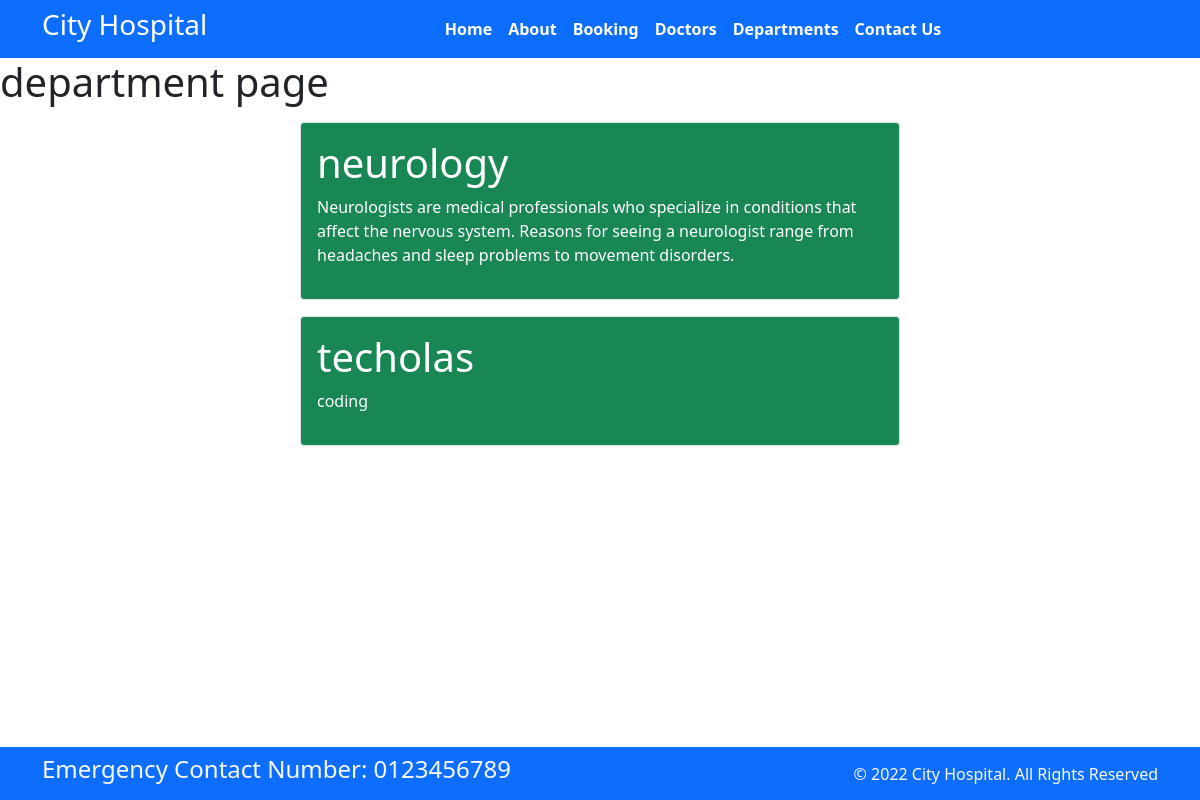
/cd, run on the app's committed database.
### amazonapp/models.py (models this page shows, shortened)
class Department(models.Model):
    dep_name=models.CharField(max_length=225)
    dep_description=models.TextField(max_length=255)

### amazonapp/views.py (the view)
# urls.py: path("cd",views.department,name="department")
def department(request):
    dict_dep={
        'dept':Department.objects.all()
    }
    return render(request, 'department.html',dict_dep)

### templates/department.html (shortened to what this page needs)
<!DOCTYPE html>
{% extends "base2.html" %}
        {% block content %}
        <h1>department page</h1>
        {% for d in dept %}
        <div class="mx-auto w-50 bg-success text-centre text-white p-3 my-3 border border warning rounded">
            <h1>{{d.dep_name}}</h1>
            <p>{{d.dep_description}}</p>
        </div>
        {% endfor %}
        {% endblock %}

### templates/base2.html (shortened to what this page needs)
<!DOCTYPE html>
{% load static %}
<html>
  <head>
    <link rel="stylesheet"
      href=" https://cdn.jsdelivr.net/npm/bootstrap@5.1.3/dist/css/bootstrap.min.css ">
    <link rel="stylesheet"
      href="https://use.fontawesome.com/releases/v5.2.0/css/all.css">
      <link rel="stylesheet"
      href="{% static '/css/style.css' %}">
  </head>
  <body>
    <nav class="navbar bg-primary navbar-expand-md ">
      <div class="container">
        <div class="col-2 text-left pl-md-0">
          <h3 class="text-white"> City Hospital </h3>
        </div>
        <div
          class="collapse navbar-collapse justify-content-center col-md-8 navbar-collapse-3">
          <ul class="navbar-nav justify-content-center  fw-bold">
            <li class="nav-item active">
              <a class="nav-link text-white" href="{% url 'home' %}">Home </a>
            </li>
            <li class="nav-item">
              <a class="nav-link text-white" href="{% url 'about' %}">About</a>
            </li>
            <li class="nav-item">
              <a class="nav-link text-white" href="{% url 'booking' %}">Booking</a>
            </li>
            <li class="nav-item">
              <a class="nav-link text-white" href="{% url 'doctors' %}">Doctors</a>
            </li>
			 <li class="nav-item">
              <a class="nav-link text-white" href="{% url 'department' %}">Departments</a>
            </li>
            <li class="nav-item">
              <a class="nav-link text-white" href="{% url 'contact' %}">Contact Us</a>
            </li>
          </ul>
        </div>
      </div>
    </nav>
{%block content%}{%endblock%}
    <section class="fixed-bottom">
      <footer class="pt-2 pb-2  bg-primary text-light">
        <div class="container">
          <div class="row align-items-center">
            <div class="col-12 col-md-8">
              <h4>Emergency Contact Number: 0123456789</h4>
            </div>
            <div class="col-12 col-md-4 mt-4 mt-md-0 text-center text-md-end">
              © 2022 City Hospital. All Rights Reserved
            </div>
          </div>
        </div>
      </footer>
    </section>
  </body>
</html>

### data on the page
Department: dep_name "neurology", dep_description "Neurologists are medical professionals who specialize in conditions that affect the nervous system. Reasons for seeing a neurologist range from headaches and sleep problems to movement disorders."
Department: dep_name "techolas", dep_description "coding"
